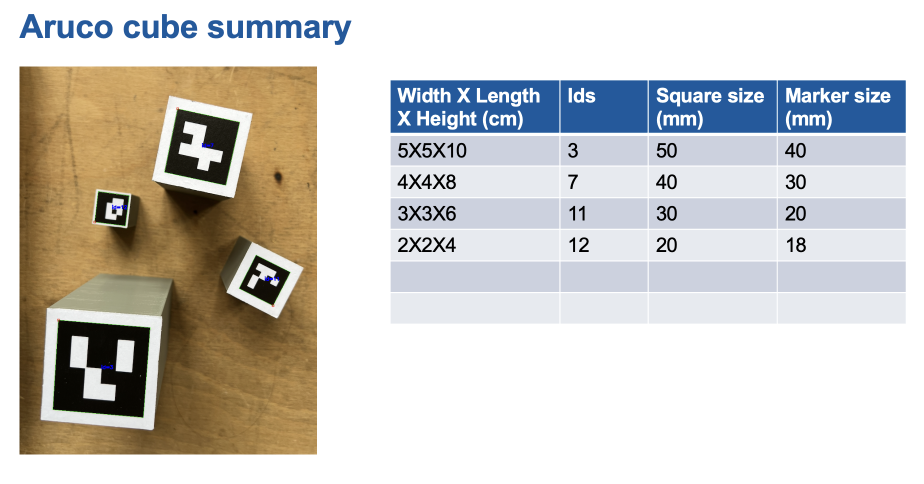
#> input picture src/sensor_axis_distortion_analysis/images/aruco_Cube_summary.png, 1848 x 968 px (shown at 1/2 size)
$ python -i pixel_selection.py   (imports and definitions only)
#> lines starting #> are read from the running program, lines starting #| are printed output that depends on the picture; after the words box and inside, x2 and y2 are one past the last pixel; in counts of white or black regions, pixels touching at a corner belong together
#> further down, picture is the input picture: shape (968, 1848, 3); mean B, G, R 198.6, 203.3, 205.7
import cv2
import numpy as np

# [54 lines left out: function select_bright_pixels, not called in this run]


def select_pixels_by_click(img_bgr, window_name='Select Pixels (click to add, q to finish)'):
    """
    Open an interactive window and let the user click pixel locations.
    Each click is recorded as a separate single-pixel entry, compatible
    with the output format of select_bright_pixels / map_pixels_to_mm.

    Controls:
        Left-click        — add a pixel at the clicked position.
        Right-click       — remove the last added pixel.
        Scroll wheel up   — zoom in  (centred on cursor).
        Scroll wheel down — zoom out (centred on cursor).
        + / =             — zoom in  (centred on image centre, keyboard fallback).
        - / _             — zoom out (centred on image centre, keyboard fallback).
        r                 — reset zoom and pan.
        Middle-click drag — pan the view.
        q / Enter         — confirm selection and close the window.

    Args:
        img_bgr     (np.ndarray): Input image in BGR format.
        window_name (str):        Title of the OpenCV window.

    Returns:
        selected_pixels (list of lists): Each sublist contains one
            (x, y, grayscale_value) tuple, one sublist per click.
    """
    gray = cv2.cvtColor(img_bgr, cv2.COLOR_BGR2GRAY)
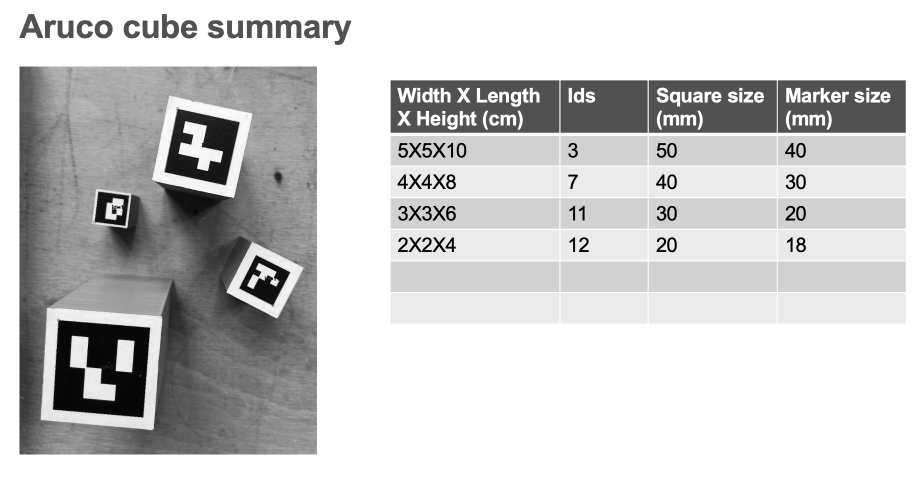
#> gray: shape (968, 1848) (shown at 1/2 size); min 0, max 255, mean 203.5
    H, W = img_bgr.shape[:2]
#> H = 968; W = 1848

    # Display size: cap at 1200 px on the larger side so the window fits on screen
    DISP_MAX = 1200
    scale_init = min(1.0, DISP_MAX / max(W, H))
#> scale_init = 0.649
    DW = int(W * scale_init)   # display-window width  (pixels on screen)
#> DW = 1200
    DH = int(H * scale_init)   # display-window height (pixels on screen)
#> DH = 628

    clicked = []    # list of (x, y, val) in full-resolution image coordinates

    # ── View state ────────────────────────────────────────────────────────────
    # zoom  : magnification factor relative to the display window
    #         zoom=1 → the whole image fills the display window
    #         zoom=2 → a quarter of the image fills the display window
    # off_x/off_y : top-left corner of the visible region in *display* px coords
    state = {
        'zoom':   1.0,
        'off_x':  0.0,
        'off_y':  0.0,
        'pan':    False,
        'pan_sx': 0,
        'pan_sy': 0,
        'pan_ox': 0.0,
        'pan_oy': 0.0,
        'cursor_sx': DW // 2,   # last known cursor position in display coords
        'cursor_sy': DH // 2,
    }
    ZOOM_STEP = 1.20
    MIN_ZOOM  = 1.0
    MAX_ZOOM  = 30.0

    # [29 lines left out: functions _disp_to_img, _img_to_disp, _clamp_offset, _apply_zoom, not called in this run]

    def _render():
        z = state['zoom']
#> z = 1
        ox, oy = state['off_x'], state['off_y']
#> ox = 0; oy = 0

        # Each display pixel corresponds to 1/z of a prescaled (DW×DH) pixel
        # Visit region in the DW×DH "scaled image" coordinates
        src_x0 = int(ox / z)
#> src_x0 = 0
        src_y0 = int(oy / z)
#> src_y0 = 0
        src_w  = int(DW / z) + 1
#> src_w = 1201
        src_h  = int(DH / z) + 1
#> src_h = 629

        # Map to full-resolution image coords
        full_x0 = int(src_x0 / scale_init)
#> full_x0 = 0
        full_y0 = int(src_y0 / scale_init)
#> full_y0 = 0
        full_x1 = min(int((src_x0 + src_w) / scale_init) + 1, W)
#> full_x1 = 1848
        full_y1 = min(int((src_y0 + src_h) / scale_init) + 1, H)
        full_x0 = max(0, full_x0)
        full_y0 = max(0, full_y0)

        crop = img_bgr[full_y0:full_y1, full_x0:full_x1]
        frame = cv2.resize(crop, (DW, DH), interpolation=cv2.INTER_LINEAR)

        # Apply pan/zoom via warpAffine on the DW×DH frame
        M_zoom = np.float32([
            [z,  0, -ox],
            [0,  z, -oy],
        ])
        frame = cv2.warpAffine(
            cv2.resize(img_bgr, (DW, DH), interpolation=cv2.INTER_LINEAR),
            M_zoom, (DW, DH),
            flags=cv2.INTER_LINEAR,
            borderMode=cv2.BORDER_REPLICATE,
        )

        # Draw clicked points in display coords
        for i, (ix, iy, _) in enumerate(clicked):
            sx, sy = _img_to_disp(ix, iy)
            sx, sy = int(sx), int(sy)
            if -20 <= sx < DW + 20 and -20 <= sy < DH + 20:
                cv2.circle(frame, (sx, sy), 6, (0, 255, 255), -1)
                cv2.circle(frame, (sx, sy), 6, (0, 180, 180), 1)
                label = f"{i + 1}: ({int(ix)}, {int(iy)})"
                cv2.putText(frame, label, (sx + 9, sy - 9),
                            cv2.FONT_HERSHEY_SIMPLEX, 0.45,
                            (0, 255, 255), 1, cv2.LINE_AA)
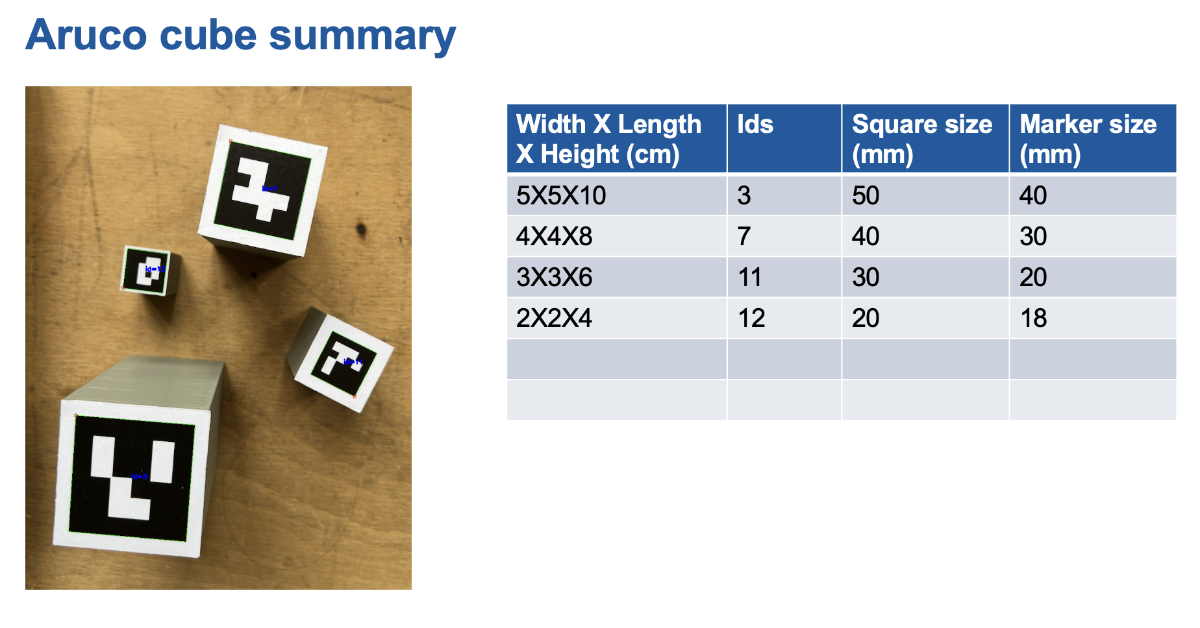
#> frame: shape (628, 1200, 3); mean of channels 0, 1, 2 198.5, 203.2, 205.6; drawn as B, G, R

        cv2.putText(frame,
                    f"Zoom: {z:.1f}x | clicks: {len(clicked)} | +/- zoom | r reset | q quit",
                    (8, 22), cv2.FONT_HERSHEY_SIMPLEX, 0.50,
                    (255, 255, 255), 2, cv2.LINE_AA)
#> frame: shape (628, 1200, 3); 0.02% of pixels changed, all inside (x1, y1, x2, y2) = (34, 18, 413, 28)
        cv2.imshow(window_name, frame)

    # [42 lines left out: function _on_mouse, not called in this run]

    cv2.namedWindow(window_name, cv2.WINDOW_AUTOSIZE)
    _render()
    cv2.setMouseCallback(window_name, _on_mouse)
    print("[select_pixels_by_click] Scroll/+/- to zoom, middle-drag to pan, "
          "left-click to add, right-click to undo, r to reset, q/Enter to confirm.")

    while True:
        key = cv2.waitKey(20) & 0xFF
#> (key q is pressed here)
        if key in (ord('q'), 13):            # quit / confirm
            break
        elif key in (ord('+'), ord('=')):    # zoom in (keyboard)
            _apply_zoom(state['zoom'] * ZOOM_STEP,
                        state['cursor_sx'], state['cursor_sy'])
            _render()
        elif key in (ord('-'), ord('_')):    # zoom out (keyboard)
            _apply_zoom(state['zoom'] / ZOOM_STEP,
                        state['cursor_sx'], state['cursor_sy'])
            _render()
        elif key == ord('r'):                # reset view
            state['zoom'] = 1.0
            state['off_x'] = 0.0
            state['off_y'] = 0.0
            _render()

    cv2.destroyWindow(window_name)
    print(f"[select_pixels_by_click] {len(clicked)} pixel(s) selected.")

    # Return format: list of single-element sublists — same as select_bright_pixels
    return [[(int(round(x)), int(round(y)), val)] for x, y, val in clicked]

>>> import cv2
>>> picture = cv2.imread('sensor_axis_distortion_analysis/images/aruco_Cube_summary.png')
>>> result = select_pixels_by_click(picture)
#> result = []
